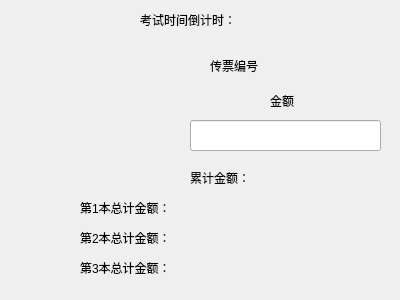
<?xml version="1.0" encoding="UTF-8"?>
<ui version="4.0">
 <class>Ex1Dialog</class>
 <widget class="QDialog" name="Ex1Dialog">
  <property name="geometry">
   <rect>
    <x>0</x>
    <y>0</y>
    <width>400</width>
    <height>300</height>
   </rect>
  </property>
  <property name="windowTitle">
   <string>翻打</string>
  </property>
  <widget class="Ex1LineEdit" name="lineEdit">
   <property name="geometry">
    <rect>
     <x>190</x>
     <y>120</y>
     <width>191</width>
     <height>31</height>
    </rect>
   </property>
   <property name="text">
    <string/>
   </property>
   <property name="alignment">
    <set>Qt::AlignRight|Qt::AlignTrailing|Qt::AlignVCenter</set>
   </property>
  </widget>
  <widget class="QLabel" name="label">
   <property name="geometry">
    <rect>
     <x>270</x>
     <y>90</y>
     <width>41</width>
     <height>21</height>
    </rect>
   </property>
   <property name="text">
    <string>金额</string>
   </property>
  </widget>
  <widget class="QLabel" name="label_2">
   <property name="geometry">
    <rect>
     <x>210</x>
     <y>50</y>
     <width>61</width>
     <height>31</height>
    </rect>
   </property>
   <property name="text">
    <string>传票编号</string>
   </property>
  </widget>
  <widget class="QLabel" name="label_current_t_num">
   <property name="geometry">
    <rect>
     <x>320</x>
     <y>59</y>
     <width>31</width>
     <height>21</height>
    </rect>
   </property>
   <property name="text">
    <string/>
   </property>
  </widget>
  <widget class="QLabel" name="label_5">
   <property name="geometry">
    <rect>
     <x>190</x>
     <y>170</y>
     <width>81</width>
     <height>16</height>
    </rect>
   </property>
   <property name="text">
    <string>累计金额：</string>
   </property>
  </widget>
  <widget class="QLabel" name="label_total">
   <property name="geometry">
    <rect>
     <x>260</x>
     <y>170</y>
     <width>111</width>
     <height>16</height>
    </rect>
   </property>
   <property name="text">
    <string/>
   </property>
  </widget>
  <widget class="QLabel" name="label_6">
   <property name="geometry">
    <rect>
     <x>80</x>
     <y>200</y>
     <width>121</width>
     <height>16</height>
    </rect>
   </property>
   <property name="text">
    <string>第1本总计金额：</string>
   </property>
  </widget>
  <widget class="QLabel" name="label_total_1">
   <property name="geometry">
    <rect>
     <x>210</x>
     <y>200</y>
     <width>131</width>
     <height>20</height>
    </rect>
   </property>
   <property name="text">
    <string/>
   </property>
  </widget>
  <widget class="QLabel" name="label_8">
   <property name="geometry">
    <rect>
     <x>80</x>
     <y>230</y>
     <width>121</width>
     <height>16</height>
    </rect>
   </property>
   <property name="text">
    <string>第2本总计金额：</string>
   </property>
  </widget>
  <widget class="QLabel" name="label_total_2">
   <property name="geometry">
    <rect>
     <x>210</x>
     <y>230</y>
     <width>131</width>
     <height>20</height>
    </rect>
   </property>
   <property name="text">
    <string/>
   </property>
  </widget>
  <widget class="QLabel" name="label_10">
   <property name="geometry">
    <rect>
     <x>80</x>
     <y>260</y>
     <width>121</width>
     <height>16</height>
    </rect>
   </property>
   <property name="text">
    <string>第3本总计金额：</string>
   </property>
  </widget>
  <widget class="QLabel" name="label_total_3">
   <property name="geometry">
    <rect>
     <x>210</x>
     <y>260</y>
     <width>131</width>
     <height>20</height>
    </rect>
   </property>
   <property name="text">
    <string/>
   </property>
  </widget>
  <widget class="QLabel" name="label_12">
   <property name="geometry">
    <rect>
     <x>337</x>
     <y>75</y>
     <width>41</width>
     <height>20</height>
    </rect>
   </property>
   <property name="text">
    <string/>
   </property>
  </widget>
  <widget class="QLabel" name="label_13">
   <property name="geometry">
    <rect>
     <x>140</x>
     <y>10</y>
     <width>121</width>
     <height>20</height>
    </rect>
   </property>
   <property name="text">
    <string>考试时间倒计时：</string>
   </property>
  </widget>
  <widget class="QLabel" name="label_time_left">
   <property name="geometry">
    <rect>
     <x>277</x>
     <y>10</y>
     <width>91</width>
     <height>21</height>
    </rect>
   </property>
   <property name="text">
    <string/>
   </property>
  </widget>
  <widget class="QLabel" name="label_current_b_num">
   <property name="geometry">
    <rect>
     <x>60</x>
     <y>80</y>
     <width>68</width>
     <height>21</height>
    </rect>
   </property>
   <property name="text">
    <string/>
   </property>
  </widget>
 </widget>
 <customwidgets>
  <customwidget>
   <class>Ex1LineEdit</class>
   <extends>QLineEdit</extends>
   <header>ex1lineedit.h</header>
  </customwidget>
 </customwidgets>
 <resources/>
 <connections/>
</ui>
